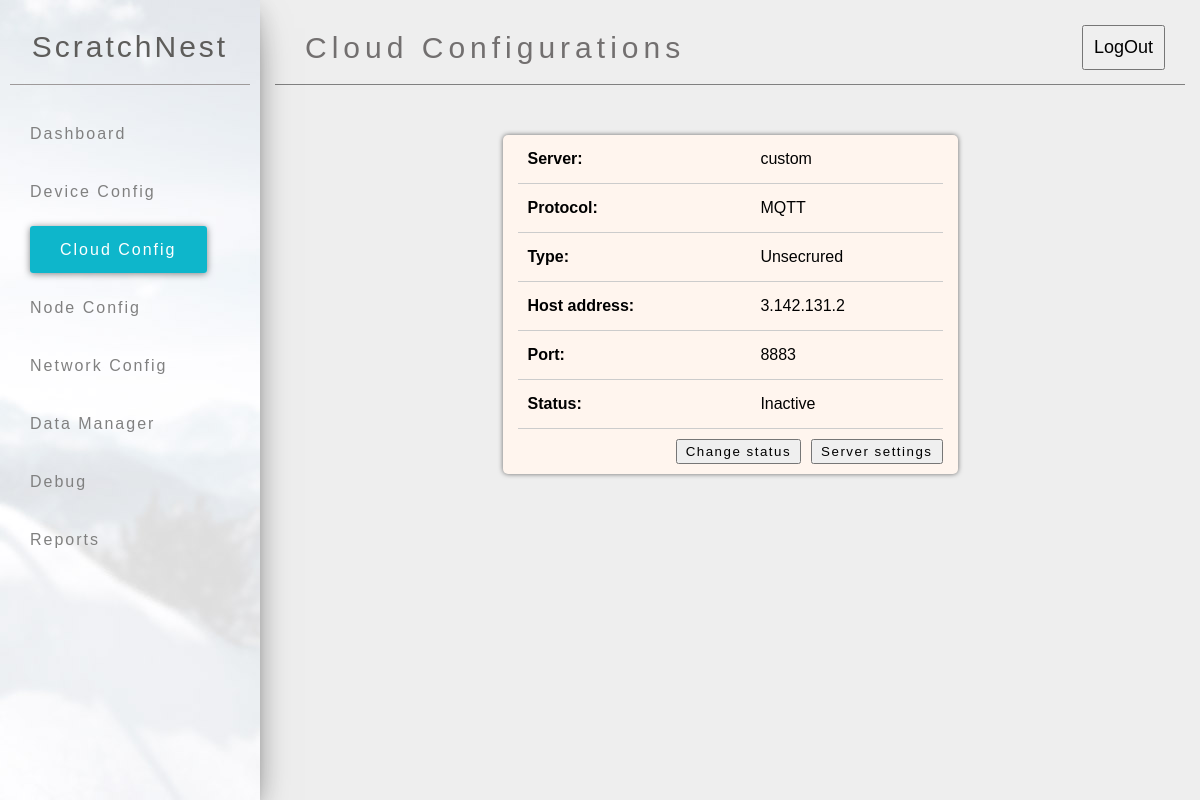
/cloudConfig (signed in), run on an earlier commit of the app's database.
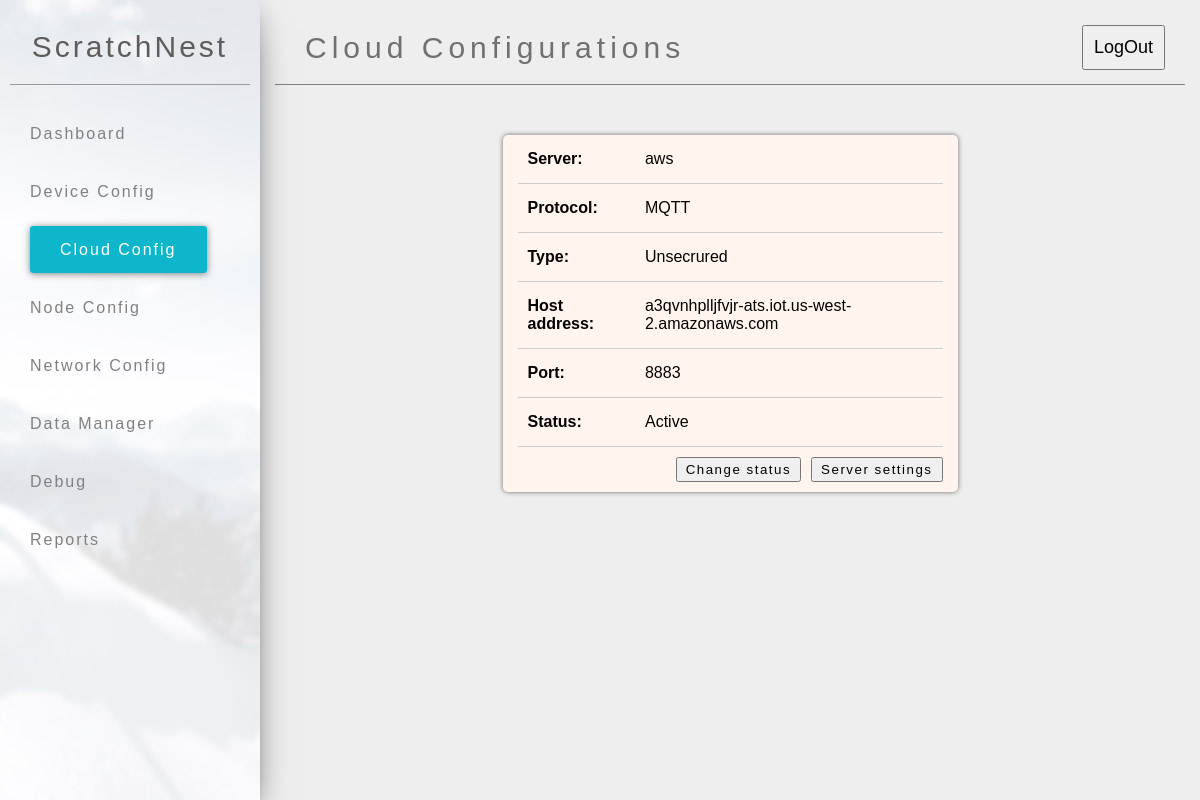
And on a later commit of the database.
### tables this page shows
CREATE TABLE Cloud ( key int ,ServerType varchar(20) ,Ip varchar(100) , Port varchar(20) , C_Status varchar(20) , TOPIC varchar(40), PUBFLAG varchar(20));

### gdm/gdmApp/gdm.py (the view, shortened to what this page needs)
@app.route('/cloudConfig',methods=['GET','POST'])
def cloudConfig():
    if 'logedIn' in session:
        cloudData=db.getdata('Cloud')
        cloudData={'server':cloudData[0][1],'hostAdd':cloudData[0][2],'port':cloudData[0][3],'status':cloudData[0][4]}
        return render_template('cloudConfig.html',cloudData=cloudData)
    return redirect(url_for('login'))

### gdm/gdmApp/database.py (called while the page is built)
    def getdata(self,tableselect):
        conn=self.connect()
        try:
            data=conn.execute('select * from ' + tableselect)
            data=data.fetchall()
            conn.close()
            return data
        except:
            time.sleep(2)
            return self.getdata(tableselect)

    def connect(self):
        conn = sqlite3.connect('/home/lab/gateway/Gateway_POC/mydatabasenew.db',check_same_thread=False)
        return conn

### gdm/gdmApp/templates/cloudConfig.html (shortened to what this page needs)
{%extends 'base.html'%}
{%block pageHeading%}Cloud Configurations{%endblock%}
{%block navBtns%}
<li ><a href="{{url_for('home')}}"><img class="icon" ><P>Dashboard</P></a></li>
<li ><a href="{{url_for('deviceConfig')}}"><img  class="icon" ><P>Device Config</P></a></li>
<li class="active" ><a href="#"><img class="icon"  ><P>Cloud Config</P></a></li>
<li ><a href="{{url_for('nodeConfig')}}"><img class="icon"  ><P>Node Config</P></a></li>
<li ><a href="{{url_for('networkConfig')}}"><img class="icon"  ><P>Network Config</P></a></li>
<li ><a href="{{url_for('dataManager')}}"><img class="icon"  ><P>Data Manager</P></a></li>
<li ><a href="{{url_for('debug')}}"><img class="icon"  ><P>Debug</P></a></li>
<li ><a href="{{url_for('reports')}}"><img class="icon"  ><P>Reports</P></a></li>
{%endblock%}
{% block content %}
<div class="card" id="showCard" style="width:50%">
  <div class="card-content">
      <table style="width: 100%;">
          <tbody>
            <tr>
              <td><b>Server:</b></td>
              <td>{{cloudData.server}}</td>
            </tr>
            <tr>
                <td><b>Protocol:</b></td>
                <td>MQTT</td>
            </tr>
            <tr>
                <td><b>Type:</b></td>
                <td>Unsecrured</td>
            </tr>
            <tr>
                <td><b>Host address:</b></td>
                <td>{{cloudData.hostAdd}}</td>
            </tr>
            <tr>
                <td><b>Port:</b></td>
                <td>{{cloudData.port}}</td>
            </tr>
            <tr>
              <td><b>Status:</b></td>
              <td>{{cloudData.status}}</td>
          </tr>
          </tbody>
      </table>
      <button type="button" onclick="showServerSelect()" class="editBtn"  >Server settings</button>
      <button type="button" onclick="showStatusSelect()"  class="editBtn" style="margin-right: 10px;" >Change status</button>
    </div>
</div>
{% endblock%}

What changed in the data, as far as the page shows it:
changed Cloud: server "custom" → "aws"; hostAdd "3.142.131.2" → "a3qvnhplljfvjr-ats.iot.us-west-2.amazonaws.com"; status "Inactive" → "Active"
